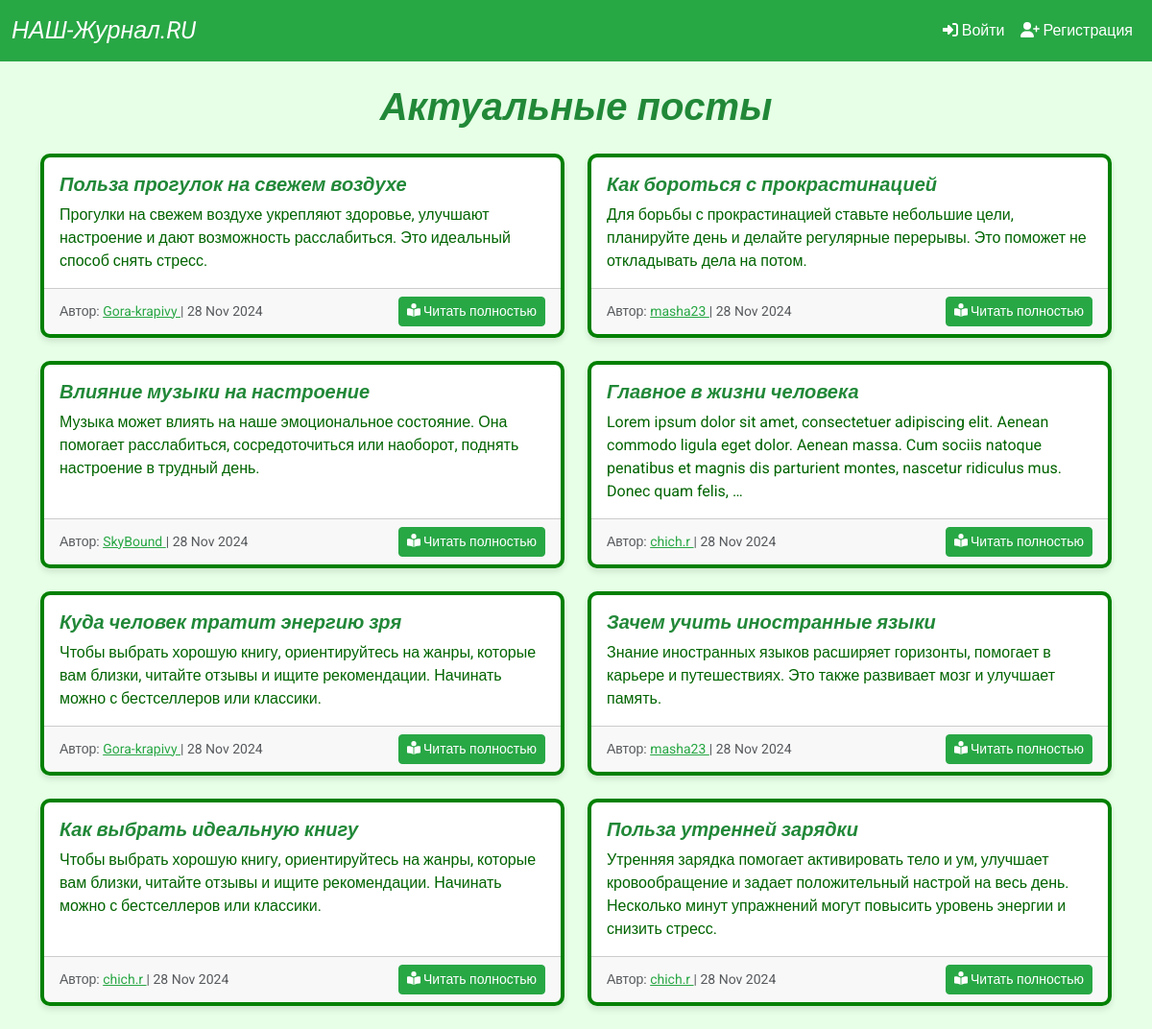
The page / on the database its author committed.
### blog/models.py (models this page shows, shortened)
class Post(models.Model):
    title = models.CharField(max_length=200)
    content = models.TextField()
    pub_date = models.DateTimeField(default=timezone.now)
    published = models.BooleanField(default=True)
    author = models.ForeignKey(User, on_delete=models.CASCADE, related_name='posts')

### blog/views.py (the view)
# urls.py: path('', views.post_list_view, name='post_list'),
def post_list_view(request):
    posts = Post.objects.filter(published=True).order_by('-pub_date')
    return render(request, 'blog/post_list.html', {'posts': posts})

### blog/templates/blog/post_list.html (shortened to what this page needs)
{% extends 'blog/base.html' %}
{% block content %}
<h1 align="center" class="mb-4"><i>Актуальные посты</i></h1>
    <div class="row">
        {% for post in posts %}
            <div class="col-md-6 mb-4">
                <div class="card h-100">
                    <div class="card-body">
                        <h5 class="card-title"><i>{{ post.title }}</i></h5>
                        <p class="card-text">{{ post.content|truncatewords:30 }}</p>
                    </div>
                    <div class="card-footer d-flex justify-content-between align-items-center">
                        <small class="text-muted">
                            Автор:
                            <a href="{% url 'user_profile' post.author.username %}">
                                {{ post.author.username }}
                            </a> | {{ post.pub_date|date:"d M Y" }}
                        </small>
                        <a href="{% url 'post_detail' post.id %}" class="btn btn-primary btn-sm">
                            <i class="fas fa-book-reader"></i> Читать полностью
                        </a>
                    </div>
                </div>
            </div>
        {% empty %}
            <p>Постов пока нет.</p>
        {% endfor %}
    </div>
{% endblock %}

### blog/templates/blog/base.html (shortened to what this page needs)
<!DOCTYPE html>
{% load static %}
{% load widget_tweaks %}
<html lang="ru">
<head>
    <link href="https://cdn.jsdelivr.net/npm/bootstrap@5.3.0/dist/css/bootstrap.min.css" rel="stylesheet">
    <link rel="stylesheet" href="https://cdnjs.cloudflare.com/ajax/libs/font-awesome/6.4.0/css/all.min.css" />
    <link rel="stylesheet" href="{% static 'css/custom.css' %}">
</head>
<body>
    <nav class="navbar navbar-expand-lg navbar-dark bg-success">
        <div class="container-fluid">
            <a style="font-size: 25px;"  class="navbar-brand" href="{% url 'post_list' %}"><i>НАШ-Журнал.RU</i></a>
            <div class="collapse navbar-collapse" id="navbarNav">
                <ul class="navbar-nav ms-auto">
                    {% if user.is_authenticated %}
                        <li class="nav-item">
                            <a class="nav-link" href="{% url 'user_profile' user.username %}"><i class="fas fa-user"></i> Профиль</a>
                        </li>
                        <li class="nav-item">
                            <a class="nav-link" href="{% url 'create_post' %}"><i class="fas fa-plus-circle"></i> Создать пост</a>
                        </li>
                        <li class="nav-item">
                            <a style="color:red"  class="nav-link" href="{% url 'logout' %}"><i class="fas fa-sign-out-alt"></i> Выйти</a>
                        </li>
                    {% else %}
                        <li class="nav-item">
                            <a class="nav-link" href="{% url 'login' %}"><i class="fas fa-sign-in-alt"></i> Войти</a>
                        </li>
                        <li class="nav-item">
                            <a class="nav-link" href="{% url 'register' %}"><i class="fas fa-user-plus"></i> Регистрация</a>
                        </li>
                    {% endif %}
                </ul>
            </div>
        </div>
    </nav>
    <div class="container mt-4">
        {% block content %}
        {% endblock %}
    </div>
</body>
</html>

### static/css/custom.css (style rules this page uses)
body { background-color: #e6ffe6; font-family: 'Roboto', sans-serif; color: #333333; }
.navbar { background-color: #28a745 !important; }
.navbar-brand, .nav-link { color: #ffffff !important; }
.card { border-radius: 10px; box-shadow: 0 4px 6px rgba(0, 0, 0, 0.1); border: 4px solid green; }
.card-title { color: #218838; }
.card-text { color: #006400; }
.btn-primary { background-color: #28a745; border-color: #28a745; }
a { color: #28a745; }
.card-text, .form-label, .form-control, .nav-link, .navbar-brand { font-size: 1rem; line-height: 1.5; }
h1, h2, h3, h4, h5, h6 { color: #218838; font-weight: 700; }

### rows shown on the page
Post: title "Польза прогулок на свежем воздухе", content "Прогулки на свежем воздухе укрепляют здоровье, улучшают настроение и дают возможность расслабиться. Это идеальный способ снять стресс.", author.username "Gora-krapivy", pub_date "28 Nov 2024"
Post: title "Как бороться с прокрастинацией", content "Для борьбы с прокрастинацией ставьте небольшие цели, планируйте день и делайте регулярные перерывы. Это поможет не откладывать дела на потом.", author.username "masha23", pub_date "28 Nov 2024"
Post: title "Влияние музыки на настроение", content "Музыка может влиять на наше эмоциональное состояние. Она помогает расслабиться, сосредоточиться или наоборот, поднять настроение в трудный день.", author.username "SkyBound", pub_date "28 Nov 2024"
Post: title "Главное в жизни человека", content "Lorem ipsum dolor sit amet, consectetuer adipiscing elit. Aenean commodo ligula eget dolor. Aenean massa. Cum sociis natoque penatibus et magnis dis parturient montes, nascetur ridiculus mus. Donec quam felis, …", author.username "chich.r", pub_date "28 Nov 2024"
Post: title "Куда человек тратит энергию зря", content "Чтобы выбрать хорошую книгу, ориентируйтесь на жанры, которые вам близки, читайте отзывы и ищите рекомендации. Начинать можно с бестселлеров или классики.", author.username "Gora-krapivy", pub_date "28 Nov 2024"
Post: title "Зачем учить иностранные языки", content "Знание иностранных языков расширяет горизонты, помогает в карьере и путешествиях. Это также развивает мозг и улучшает память.", author.username "masha23", pub_date "28 Nov 2024"
Post: title "Как выбрать идеальную книгу", content "Чтобы выбрать хорошую книгу, ориентируйтесь на жанры, которые вам близки, читайте отзывы и ищите рекомендации. Начинать можно с бестселлеров или классики.", author.username "chich.r", pub_date "28 Nov 2024"
Post: title "Польза утренней зарядки", content "Утренняя зарядка помогает активировать тело и ум, улучшает кровообращение и задает положительный настрой на весь день. Несколько минут упражнений могут повысить уровень энергии и снизить стресс.", author.username "chich.r", pub_date "28 Nov 2024"
